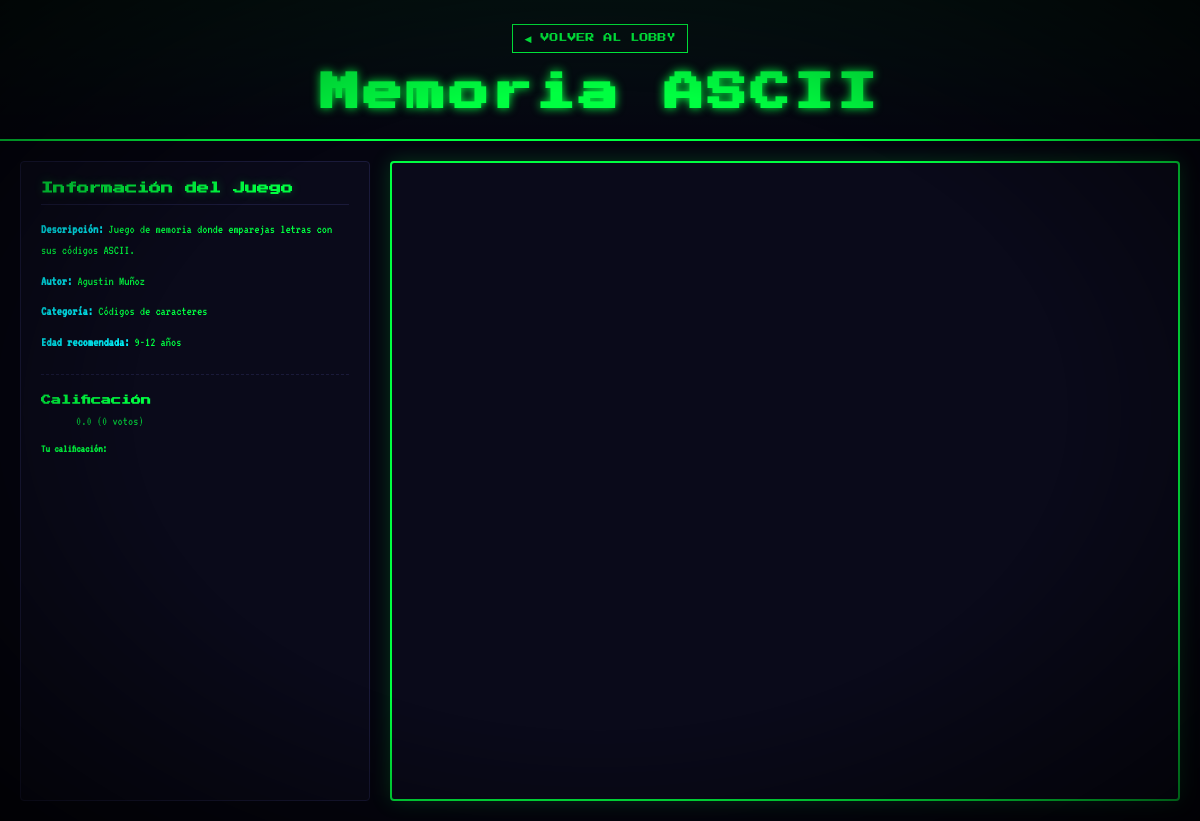
/game.php?id=1, run on the app's committed database.
### tables this page shows
CREATE TABLE IF NOT EXISTS games (
    id INT AUTO_INCREMENT PRIMARY KEY,
    title VARCHAR(255) NOT NULL,
    description TEXT,
    author VARCHAR(100) NOT NULL,
    folder_name VARCHAR(100) UNIQUE NOT NULL,
    category VARCHAR(50),
    age_group VARCHAR(20),
    created_at TIMESTAMP DEFAULT CURRENT_TIMESTAMP,
    approved BOOLEAN DEFAULT FALSE,
    total_votes INT DEFAULT 0,
    average_rating DECIMAL(3,2) DEFAULT 0.00
);

### game.php (the view, shortened to what this page needs)
<?php
require_once 'config/database.php';
$gameId = isset($_GET['id']) ? (int)$_GET['id'] : 0;
$stmt = $pdo->prepare("SELECT * FROM games WHERE id = ? AND approved = 1");
$stmt->execute([$gameId]);
$game = $stmt->fetch();
?>
<!DOCTYPE html>
<html lang="es">
<head>
    <link rel="stylesheet" href="css/style.css">
</head>
<body>
    <header>
        <div class="container">
            <a href="index.php" class="back-link">◀ VOLVER AL LOBBY</a>
            <h1 style="margin: 10px 0; text-shadow: 0 0 10px var(--green);"><?= htmlspecialchars($game['title']) ?></h1>
        </div>
    </header>
    <main class="game-container">
        <div class="game-sidebar">
            <div class="game-info-detailed">
                <h3>Información del Juego</h3>
                <p><strong>Descripción:</strong> <?= htmlspecialchars($game['description']) ?></p>
                <p><strong>Autor:</strong> <?= htmlspecialchars($game['author']) ?></p>
                <p><strong>Categoría:</strong> <?= htmlspecialchars($game['category']) ?></p>
                <p><strong>Edad recomendada:</strong> <?= htmlspecialchars($game['age_group']) ?></p>
                <div class="rating-section">
                    <h4>Calificación</h4>
                    <div class="current-rating">
                        <span><?= number_format($game['average_rating'], 1) ?> (<?= $game['total_votes'] ?> votos)</span>
                    </div>
                    <div class="vote-section">
                        <h5>Tu calificación:</h5>
                    </div>
                </div>
            </div>
        </div>
        <div class="game-frame-container">
            <?php
            $gameSource = '';
            $folderPath = 'games/' . $game['folder_name'];
            if (!empty($game['folder_name']) && is_dir($folderPath) && file_exists($folderPath . '/index.html')) {
                $gameSource = $folderPath . '/index.html';
            }
            elseif (!empty($game['github_link'])) {
                $gameSource = $game['github_link'];
            }
            ?>
            <?php if ($gameSource): ?>
                <iframe
                    src="<?= htmlspecialchars($gameSource) ?>"
                    class="game-frame"
                    sandbox="allow-scripts allow-same-origin allow-forms"
                    loading="lazy">
                </iframe>
            <?php endif; ?>
        </div>
    </main>
</body>
</html>

### css/style.css (style rules this page uses)
:root { --green:#00ff41; --cyan:#00f5ff; --magenta:#ff00ff; --yellow:#ffff00; --red:#ff0033; --bg:#050510; --card:#0a0a1a; --border:#1a1a3a; }
* { margin:0; padding:0; box-sizing:border-box; }
body { background:var(--bg); color:var(--green); font-family:'VT323',monospace; overflow-x:hidden; cursor:crosshair; }
body::after { content:''; position:fixed; inset:0; background:radial-gradient(ellipse at center,transparent 55%,rgba(0,0,0,0.7) 100%); pointer-events:none; z-index:9998; }
header { text-align:center; padding:24px 20px 16px; border-bottom:2px solid var(--green); background:linear-gradient(180deg,rgba(0,255,65,.06),transparent); }
.back-link { display: inline-block; color: var(--green); text-decoration: none; font-family: 'Press Start 2P', monospace; font-size: 9px; border: 1px solid var(--green); padding: 8px 12px; margin-bottom: 10px; transition: all 0.2s; }
h1 { font-family:'Press Start 2P',monospace; font-size:clamp(18px,4vw,40px); color:var(--green); text-shadow:0 0 10px var(--green),0 0 30px var(--green); letter-spacing:3px; margin:8px 0 4px; animation:glitch 7s infinite; }
.container { max-width: 1100px; margin: 0 auto; padding: 0 16px; }
.game-container { display: grid; grid-template-columns: 350px 1fr; gap: 20px; padding: 20px; min-height: calc(100vh - 120px); background: var(--bg); }
.game-sidebar { background: var(--card); border: 1px solid var(--border); padding: 20px; border-radius: 4px; color: var(--green); font-family: 'VT323', monospace; overflow-y: auto; max-height: calc(100vh - 140px); }
.game-info-detailed h3 { color: var(--green); font-family: 'Press Start 2P', monospace; font-size: 12px; margin-bottom: 15px; border-bottom: 1px solid var(--border); padding-bottom: 10px; text-shadow: 0 0 10px rgba(0, 255, 65, 0.3); }
.game-info-detailed p { color: var(--green); margin-bottom: 10px; line-height: 1.6; font-size: 13px; }
.game-info-detailed strong { color: var(--cyan); }
.rating-section { margin-top: 20px; padding-top: 20px; border-top: 1px dashed var(--border); }
.rating-section h4 { color: var(--green); font-family: 'Press Start 2P', monospace; font-size: 10px; margin-bottom: 10px; }
.current-rating { display: flex; align-items: center; gap: 5px; margin-bottom: 15px; color: var(--yellow); }
.current-rating span { color: rgba(0, 255, 65, 0.7); font-size: 13px; margin-left: 10px; }
.vote-section h5 { color: var(--green); font-size: 11px; margin: 10px 0; }
.game-frame-container { background: var(--card); border: 2px solid var(--green); border-radius: 4px; overflow: hidden; box-shadow: 0 0 20px rgba(0, 255, 65, 0.2); min-height: 600px; }
.game-frame { width: 100%; height: 100%; border: none; min-height: 600px; }

### data on the page
games: title "Memoria ASCII", description "Juego de memoria donde emparejas letras con sus códigos ASCII.", author "Agustin Muñoz", category "Códigos de caracteres", age_group "9-12 años", average_rating "0.0", total_votes "0"
